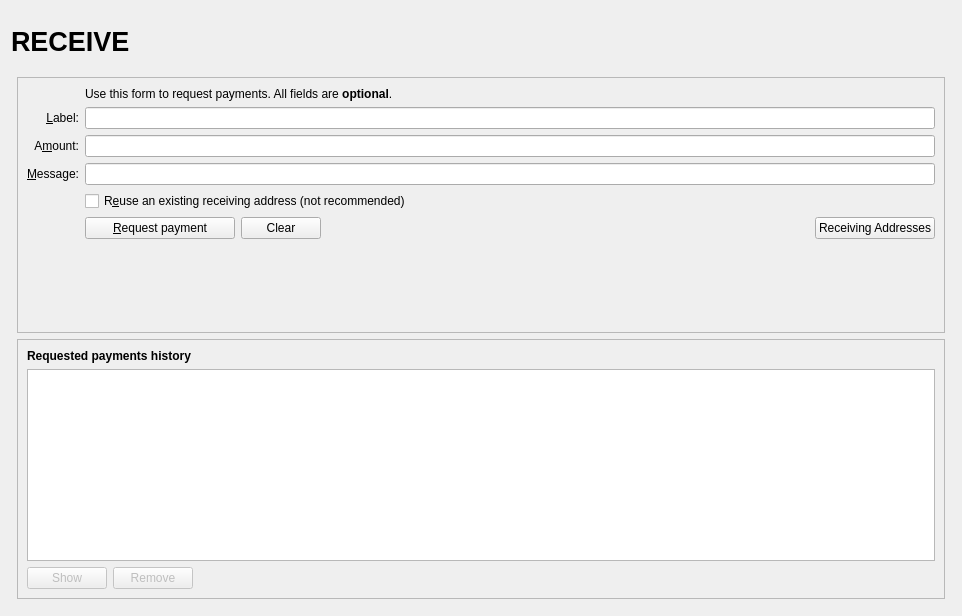
<?xml version="1.0" encoding="UTF-8"?>
<ui version="4.0">
 <class>ReceiveCoinsDialog</class>
 <widget class="QWidget" name="ReceiveCoinsDialog">
  <property name="geometry">
   <rect>
    <x>0</x>
    <y>0</y>
    <width>962</width>
    <height>616</height>
   </rect>
  </property>
  <layout class="QVBoxLayout" name="verticalLayout" stretch="0">
   <item>
    <layout class="QVBoxLayout" name="verticalLayout_Master" stretch="0,1">
     <property name="spacing">
      <number>0</number>
     </property>
     <item>
      <widget class="QFrame" name="frame_Header">
       <layout class="QVBoxLayout" name="verticalLayout_8">
        <property name="margin">
         <number>0</number>
        </property>
        <item>
         <layout class="QHBoxLayout" name="horizontalLayout_Header" stretch="1,0,1">
          <item>
           <widget class="QLabel" name="labelOverviewHeaderLeft">
            <property name="minimumSize">
             <size>
              <width>464</width>
              <height>60</height>
             </size>
            </property>
            <property name="maximumSize">
             <size>
              <width>16777215</width>
              <height>60</height>
             </size>
            </property>
            <property name="font">
             <font>
              <pointsize>20</pointsize>
              <weight>75</weight>
              <bold>true</bold>
             </font>
            </property>
            <property name="text">
             <string>RECEIVE</string>
            </property>
           </widget>
          </item>
          <item>
           <spacer name="horizontalSpacer_3">
            <property name="orientation">
             <enum>Qt::Horizontal</enum>
            </property>
            <property name="sizeHint" stdset="0">
             <size>
              <width>40</width>
              <height>20</height>
             </size>
            </property>
           </spacer>
          </item>
          <item>
           <widget class="QLabel" name="labelOverviewHeaderRight">
            <property name="minimumSize">
             <size>
              <width>464</width>
              <height>60</height>
             </size>
            </property>
            <property name="maximumSize">
             <size>
              <width>16777215</width>
              <height>60</height>
             </size>
            </property>
            <property name="font">
             <font>
              <pointsize>14</pointsize>
             </font>
            </property>
            <property name="text">
             <string/>
            </property>
            <property name="alignment">
             <set>Qt::AlignRight|Qt::AlignTrailing|Qt::AlignVCenter</set>
            </property>
           </widget>
          </item>
         </layout>
        </item>
       </layout>
      </widget>
     </item>
     <item>
      <widget class="QFrame" name="frame_BG">
       <layout class="QVBoxLayout" name="verticalLayout_5">
        <property name="margin">
         <number>6</number>
        </property>
        <item>
         <widget class="QFrame" name="frame2">
          <property name="sizePolicy">
           <sizepolicy hsizetype="Preferred" vsizetype="Expanding">
            <horstretch>0</horstretch>
            <verstretch>0</verstretch>
           </sizepolicy>
          </property>
          <property name="frameShape">
           <enum>QFrame::StyledPanel</enum>
          </property>
          <property name="frameShadow">
           <enum>QFrame::Sunken</enum>
          </property>
          <layout class="QVBoxLayout" name="verticalLayout_3">
           <item>
            <layout class="QGridLayout" name="gridLayout">
             <item row="2" column="2">
              <widget class="QLabel" name="label_5">
               <property name="text">
                <string>Use this form to request payments. All fields are &lt;b&gt;optional&lt;/b&gt;.</string>
               </property>
              </widget>
             </item>
             <item row="4" column="0">
              <widget class="QLabel" name="label_2">
               <property name="toolTip">
                <string>An optional label to associate with the new receiving address.</string>
               </property>
               <property name="text">
                <string>&amp;Label:</string>
               </property>
               <property name="alignment">
                <set>Qt::AlignRight|Qt::AlignTrailing|Qt::AlignVCenter</set>
               </property>
               <property name="buddy">
                <cstring>reqLabel</cstring>
               </property>
              </widget>
             </item>
             <item row="4" column="2">
              <widget class="QLineEdit" name="reqLabel">
               <property name="toolTip">
                <string>An optional label to associate with the new receiving address.</string>
               </property>
              </widget>
             </item>
             <item row="6" column="0">
              <widget class="QLabel" name="label_8">
               <property name="toolTip">
                <string>An optional amount to request. Leave this empty or zero to not request a specific amount.</string>
               </property>
               <property name="text">
                <string>A&amp;mount:</string>
               </property>
               <property name="alignment">
                <set>Qt::AlignRight|Qt::AlignTrailing|Qt::AlignVCenter</set>
               </property>
               <property name="buddy">
                <cstring>reqAmount</cstring>
               </property>
              </widget>
             </item>
             <item row="6" column="2">
              <widget class="BitcoinAmountField" name="reqAmount">
               <property name="minimumSize">
                <size>
                 <width>80</width>
                 <height>0</height>
                </size>
               </property>
               <property name="toolTip">
                <string>An optional amount to request. Leave this empty or zero to not request a specific amount.</string>
               </property>
              </widget>
             </item>
             <item row="7" column="0">
              <widget class="QLabel" name="label_3">
               <property name="toolTip">
                <string>An optional message to attach to the payment request, which will be displayed when the request is opened. Note: The message will not be sent with the payment over the Radarcoin network.</string>
               </property>
               <property name="text">
                <string>&amp;Message:</string>
               </property>
               <property name="alignment">
                <set>Qt::AlignRight|Qt::AlignTrailing|Qt::AlignVCenter</set>
               </property>
               <property name="buddy">
                <cstring>reqMessage</cstring>
               </property>
              </widget>
             </item>
             <item row="7" column="2">
              <widget class="QLineEdit" name="reqMessage">
               <property name="toolTip">
                <string>An optional message to attach to the payment request, which will be displayed when the request is opened.&lt;br&gt;Note: The message will not be sent with the payment over the Radarcoin network.</string>
               </property>
              </widget>
             </item>
             <item row="8" column="0">
              <widget class="QLabel" name="label_4">
               <property name="text">
                <string/>
               </property>
              </widget>
             </item>
             <item row="8" column="2">
              <widget class="QCheckBox" name="reuseAddress">
               <property name="toolTip">
                <string>Reuse one of the previously used receiving addresses.&lt;br&gt;Reusing addresses has security and privacy issues.&lt;br&gt;Do not use this unless re-generating a payment request made before.</string>
               </property>
               <property name="text">
                <string>R&amp;euse an existing receiving address (not recommended)</string>
               </property>
              </widget>
             </item>
             <item row="9" column="0">
              <widget class="QLabel" name="label_7">
               <property name="text">
                <string/>
               </property>
              </widget>
             </item>
             <item row="9" column="2">
              <layout class="QHBoxLayout" name="horizontalLayout">
               <item>
                <widget class="QPushButton" name="receiveButton">
                 <property name="minimumSize">
                  <size>
                   <width>150</width>
                   <height>0</height>
                  </size>
                 </property>
                 <property name="text">
                  <string>&amp;Request payment</string>
                 </property>
                 <property name="icon">
                  <iconset resource="../radarcoin.qrc">
                   <normaloff>:/icons/receiving_addresses</normaloff>:/icons/receiving_addresses</iconset>
                 </property>
                </widget>
               </item>
               <item>
                <widget class="QPushButton" name="clearButton">
                 <property name="sizePolicy">
                  <sizepolicy hsizetype="Minimum" vsizetype="Fixed">
                   <horstretch>0</horstretch>
                   <verstretch>0</verstretch>
                  </sizepolicy>
                 </property>
                 <property name="toolTip">
                  <string>Clear all fields of the form.</string>
                 </property>
                 <property name="text">
                  <string>Clear</string>
                 </property>
                 <property name="icon">
                  <iconset resource="../radarcoin.qrc">
                   <normaloff>:/icons/remove</normaloff>:/icons/remove</iconset>
                 </property>
                 <property name="autoDefault">
                  <bool>false</bool>
                 </property>
                </widget>
               </item>
               <item>
                <spacer name="horizontalSpacer">
                 <property name="orientation">
                  <enum>Qt::Horizontal</enum>
                 </property>
                 <property name="sizeHint" stdset="0">
                  <size>
                   <width>40</width>
                   <height>20</height>
                  </size>
                 </property>
                </spacer>
               </item>
               <item>
                <widget class="QPushButton" name="receivingAddressesButton">
                 <property name="text">
                  <string>Receiving Addresses</string>
                 </property>
                 <property name="icon">
                  <iconset resource="../radarcoin.qrc">
                   <normaloff>:/icons/address-book</normaloff>:/icons/address-book</iconset>
                 </property>
                 <property name="autoDefault">
                  <bool>false</bool>
                 </property>
                </widget>
               </item>
              </layout>
             </item>
             <item row="10" column="2">
              <spacer name="verticalSpacer">
               <property name="orientation">
                <enum>Qt::Vertical</enum>
               </property>
               <property name="sizeHint" stdset="0">
                <size>
                 <width>20</width>
                 <height>40</height>
                </size>
               </property>
              </spacer>
             </item>
            </layout>
           </item>
          </layout>
         </widget>
        </item>
        <item>
         <widget class="QFrame" name="frame">
          <property name="sizePolicy">
           <sizepolicy hsizetype="Preferred" vsizetype="Expanding">
            <horstretch>0</horstretch>
            <verstretch>0</verstretch>
           </sizepolicy>
          </property>
          <property name="frameShape">
           <enum>QFrame::StyledPanel</enum>
          </property>
          <property name="frameShadow">
           <enum>QFrame::Raised</enum>
          </property>
          <layout class="QVBoxLayout" name="verticalLayout_2">
           <item>
            <widget class="QLabel" name="label_6">
             <property name="font">
              <font>
               <weight>75</weight>
               <bold>true</bold>
              </font>
             </property>
             <property name="text">
              <string>Requested payments history</string>
             </property>
            </widget>
           </item>
           <item>
            <widget class="QTableView" name="recentRequestsView">
             <property name="palette">
              <palette>
               <active>
                <colorrole role="Text">
                 <brush brushstyle="SolidPattern">
                  <color alpha="255">
                   <red>51</red>
                   <green>51</green>
                   <blue>51</blue>
                  </color>
                 </brush>
                </colorrole>
               </active>
               <inactive>
                <colorrole role="Text">
                 <brush brushstyle="SolidPattern">
                  <color alpha="255">
                   <red>51</red>
                   <green>51</green>
                   <blue>51</blue>
                  </color>
                 </brush>
                </colorrole>
               </inactive>
               <disabled>
                <colorrole role="Text">
                 <brush brushstyle="SolidPattern">
                  <color alpha="255">
                   <red>85</red>
                   <green>85</green>
                   <blue>85</blue>
                  </color>
                 </brush>
                </colorrole>
               </disabled>
              </palette>
             </property>
             <property name="contextMenuPolicy">
              <enum>Qt::CustomContextMenu</enum>
             </property>
             <property name="tabKeyNavigation">
              <bool>false</bool>
             </property>
             <property name="sortingEnabled">
              <bool>true</bool>
             </property>
            </widget>
           </item>
           <item>
            <layout class="QHBoxLayout" name="horizontalLayout_2">
             <item>
              <widget class="QPushButton" name="showRequestButton">
               <property name="enabled">
                <bool>false</bool>
               </property>
               <property name="toolTip">
                <string>Show the selected request (does the same as double clicking an entry)</string>
               </property>
               <property name="text">
                <string>Show</string>
               </property>
               <property name="icon">
                <iconset resource="../radarcoin.qrc">
                 <normaloff>:/icons/edit</normaloff>:/icons/edit</iconset>
               </property>
               <property name="autoDefault">
                <bool>false</bool>
               </property>
              </widget>
             </item>
             <item>
              <widget class="QPushButton" name="removeRequestButton">
               <property name="enabled">
                <bool>false</bool>
               </property>
               <property name="toolTip">
                <string>Remove the selected entries from the list</string>
               </property>
               <property name="text">
                <string>Remove</string>
               </property>
               <property name="icon">
                <iconset resource="../radarcoin.qrc">
                 <normaloff>:/icons/remove</normaloff>:/icons/remove</iconset>
               </property>
               <property name="autoDefault">
                <bool>false</bool>
               </property>
              </widget>
             </item>
             <item>
              <spacer name="horizontalSpacer_2">
               <property name="orientation">
                <enum>Qt::Horizontal</enum>
               </property>
               <property name="sizeHint" stdset="0">
                <size>
                 <width>40</width>
                 <height>20</height>
                </size>
               </property>
              </spacer>
             </item>
            </layout>
           </item>
          </layout>
         </widget>
        </item>
       </layout>
      </widget>
     </item>
    </layout>
   </item>
  </layout>
 </widget>
 <customwidgets>
  <customwidget>
   <class>BitcoinAmountField</class>
   <extends>QLineEdit</extends>
   <header>bitcoinamountfield.h</header>
   <container>1</container>
  </customwidget>
 </customwidgets>
 <tabstops>
  <tabstop>reqLabel</tabstop>
  <tabstop>reqAddress</tabstop>
  <tabstop>reqAmount</tabstop>
  <tabstop>reqMessage</tabstop>
  <tabstop>reuseAddress</tabstop>
  <tabstop>receiveButton</tabstop>
  <tabstop>clearButton</tabstop>
  <tabstop>recentRequestsView</tabstop>
  <tabstop>showRequestButton</tabstop>
  <tabstop>removeRequestButton</tabstop>
 </tabstops>
 <resources>
  <include location="../radarcoin.qrc"/>
 </resources>
 <connections/>
</ui>
